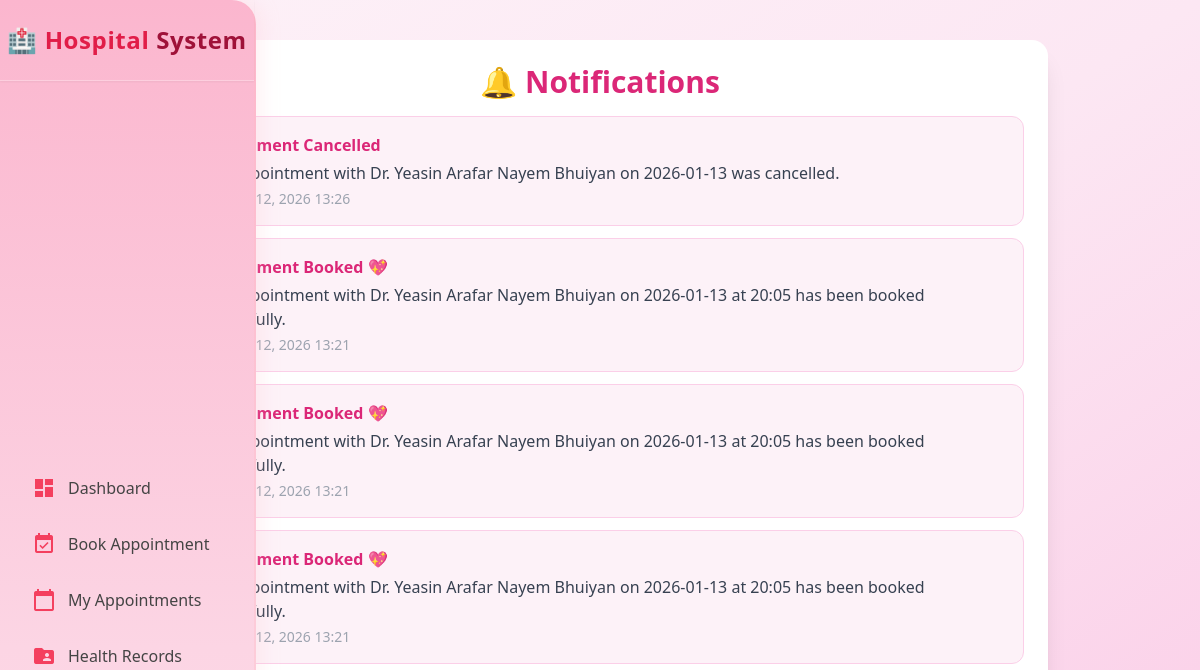
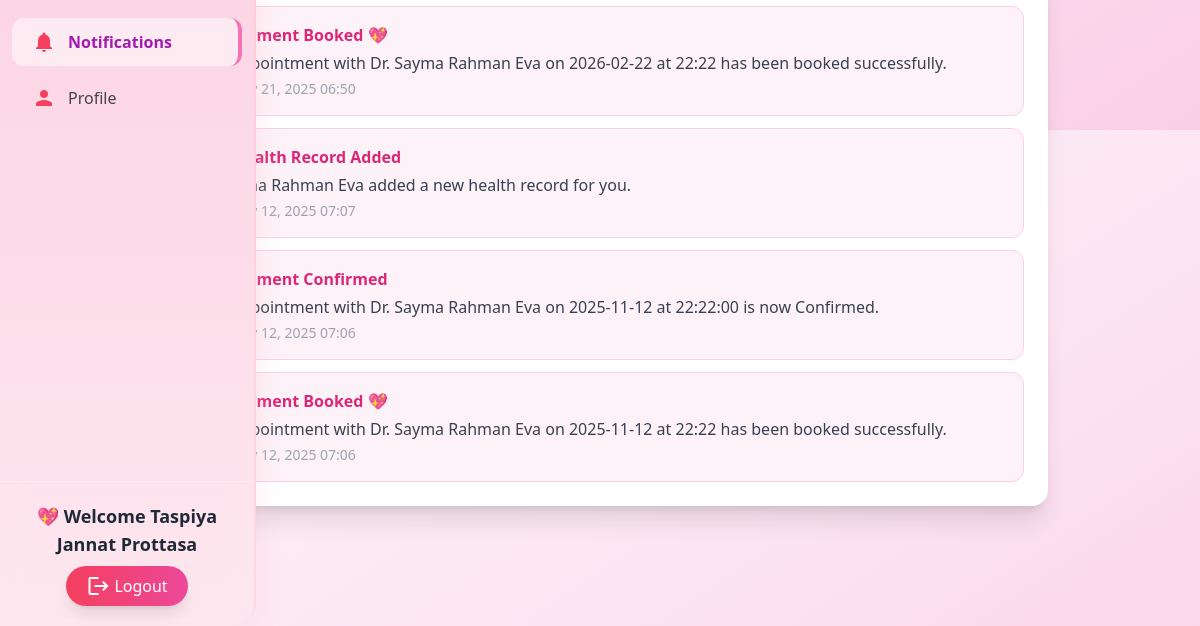
/patients/notifications/ (signed in), run on an earlier commit of the app's database (2 pictures, top to bottom).
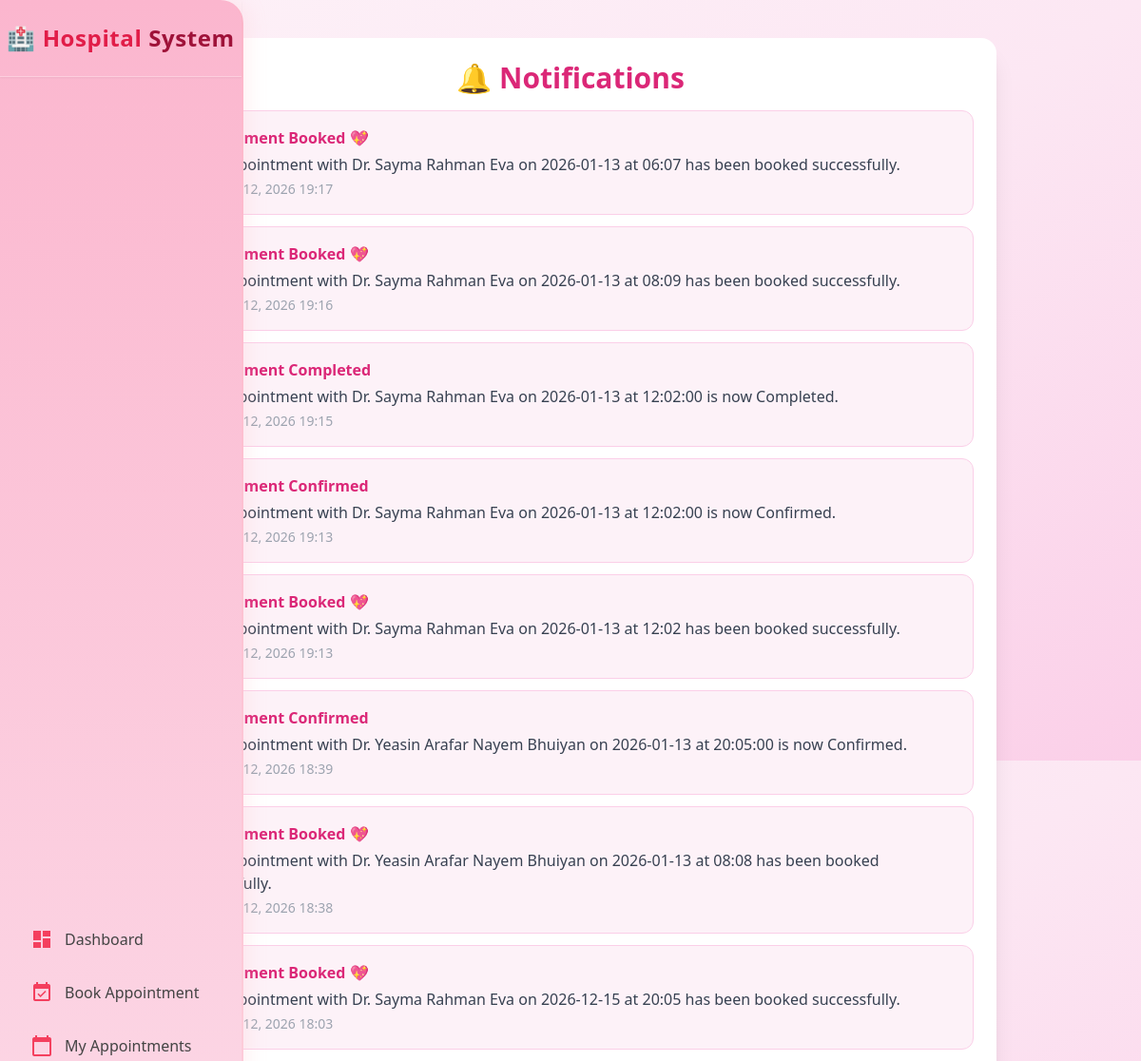
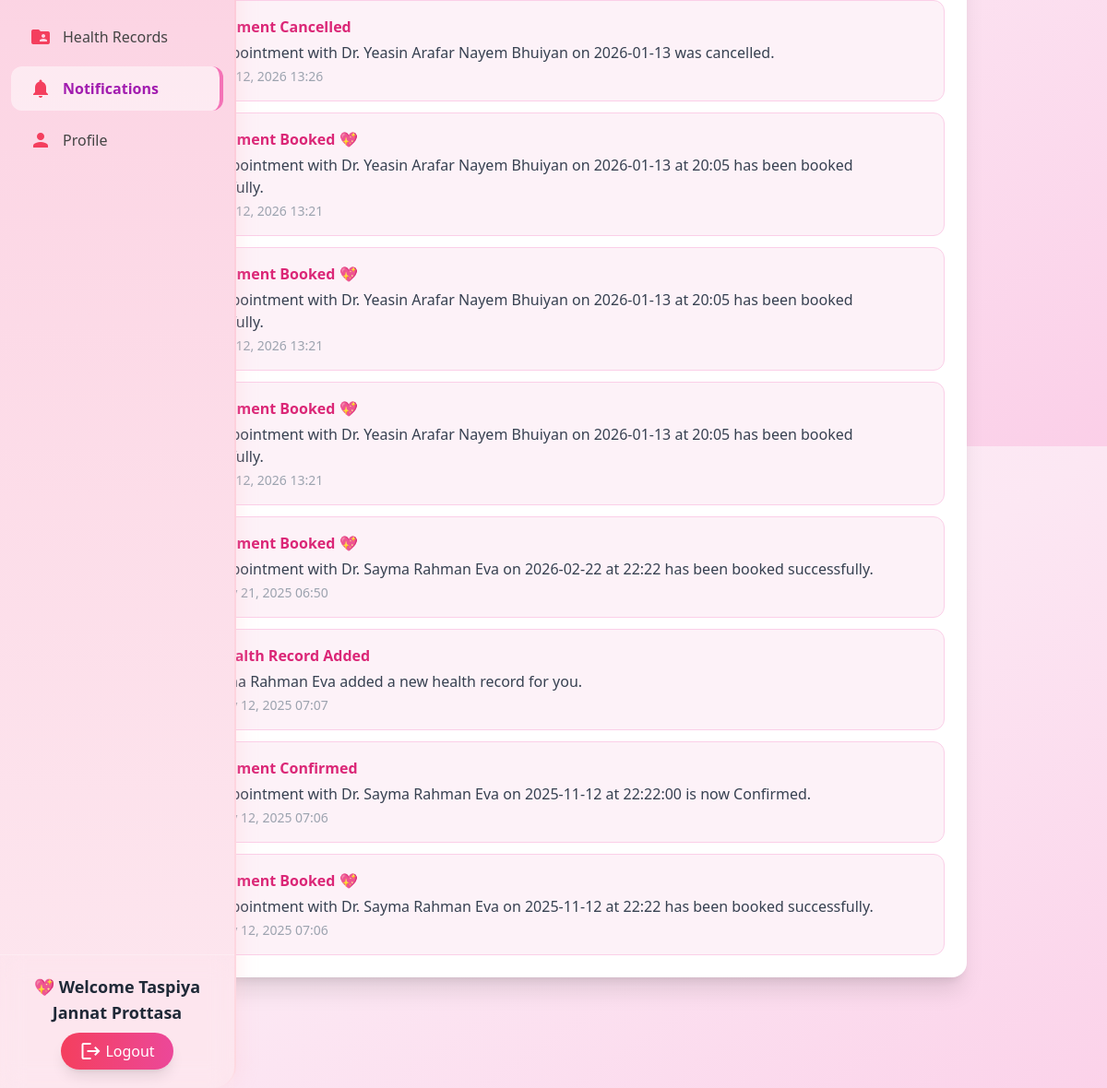
And on a later commit of the database (2 pictures, top to bottom).
### accounts/models.py (models this page shows, shortened)
class UserProfile(models.Model):
    USER_TYPE_CHOICES = (('patient', 'Patient'), ('doctor', 'Doctor'))
    username = models.CharField(max_length=150, unique=True)
    current_role = models.CharField(max_length=20, choices=[("doctor","Doctor"),("patient","Patient")], default="patient")
    email = models.EmailField(unique=True)
    name = models.CharField(max_length=255)
    password = models.CharField(max_length=256)
    user_type = models.CharField(max_length=10, choices=USER_TYPE_CHOICES)
    phone = models.CharField(max_length=15, blank=True, null=True)
    age = models.IntegerField(blank=True, null=True)
    address = models.TextField(blank=True, null=True)
    specialization = models.CharField(max_length=100, blank=True, null=True)
    license = models.CharField(max_length=50, blank=True, null=True)
    gender = models.CharField(max_length=10, blank=True, null=True)
    blood_group = models.CharField(max_length=3, blank=True, null=True)
    bio = models.TextField(blank=True, null=True)
    profile_pic = models.ImageField(upload_to="profiles/", blank=True, null=True)
    created_at = models.DateTimeField(auto_now_add=True)
    visit_fee = models.CharField(max_length=50, blank=True, null=True)
    objects = UserManager()

### patients/models.py (models this page shows, shortened)
class Notification(models.Model):
    patient = models.ForeignKey(UserProfile, on_delete=models.CASCADE, related_name='notifications')
    title = models.CharField(max_length=255)
    message = models.TextField()
    created_at = models.DateTimeField(auto_now_add=True)
    is_read = models.BooleanField(default=False)

### patients/views.py (the view)
    def wrapper(request, *args, **kwargs):
        user = get_session_user(request)
        if not user:
            messages.warning(request, "Please login first.")
            return redirect("LogInSignUppage")
        return func(request, *args, **kwargs)

### doctors/context_processors.py (called while the page is built)
def doctor_context(request):
    user_id = request.session.get("user_id")
    if not user_id:
        return {}
    try:
        doctor = UserProfile.objects.get(id=user_id, user_type="doctor")
        return {"doctor": doctor}
    except UserProfile.DoesNotExist:
        return {}

### patients/context_processors.py (called while the page is built)
def patient_context(request):
    user_id = request.session.get("user_id")
    if not user_id:
        return {}
    try:
        patient = UserProfile.objects.get(id=user_id, user_type="patient")
        return {"patient": patient}
    except UserProfile.DoesNotExist:
        return {}

### patients/views.py (called while the page is built)
def get_session_user(request):
    user_id = request.session.get("user_id")
    if not user_id:
        return None
    try:
        user = UserProfile.objects.get(id=user_id)
        mode = request.session.get("mode")
        if mode == "patient":
            user.user_type = "patient"
        return user
    except UserProfile.DoesNotExist:
        return None

def login_required_view(func):
    def wrapper(request, *args, **kwargs):
        user = get_session_user(request)
        if not user:
            messages.warning(request, "Please login first.")
            return redirect("LogInSignUppage")
        return func(request, *args, **kwargs)
    return wrapper

@login_required_view
def notifications(request):
    patient = get_session_user(request)
    if not patient:
        messages.warning(request, "Please login first.")
        return redirect("LogInSignUppage")
    notifications = Notification.objects.filter(patient=patient).order_by('-created_at')
    return render(request, 'notifications.html', {"patient": patient, "notifications": notifications})

### patients/templates/notifications.html (shortened to what this page needs)
{% load static %}
<!DOCTYPE html>
<html lang="en">
<head>
  <script src="https://cdn.tailwindcss.com"></script>
</head>
<body class="bg-gradient-to-br from-pink-50 via-pink-100 to-pink-200 min-h-screen font-sans">
  {% include "patient_sidebar.html" %}
  <div class="max-w-4xl mx-auto mt-10 p-6 bg-white rounded-2xl shadow-xl space-y-4">
    <h1 class="text-3xl font-bold text-pink-600 text-center">🔔 Notifications</h1>
    {% if notifications %}
      <ul class="space-y-3">
        {% for note in notifications %}
          <li class="p-4 border border-pink-200 rounded-xl bg-pink-50">
            <h2 class="font-semibold text-pink-600">{{ note.title }}</h2>
            <p class="text-gray-700 mt-1">{{ note.message }}</p>
            <p class="text-gray-400 text-sm mt-1">Date: {{ note.created_at|date:"M d, Y H:i" }}</p>
          </li>
        {% endfor %}
      </ul>
    {% else %}
      <p class="text-gray-500 text-center mt-6">No notifications yet 💖</p>
    {% endif %}
  </div>
</body>
</html>

### patients/templates/patient_sidebar.html (shortened to what this page needs)
{% load static %}
<!DOCTYPE html>
<html lang="en">
<head>
  <script src="https://cdn.tailwindcss.com"></script>
  <link href="https://cdnjs.cloudflare.com/ajax/libs/font-awesome/6.5.0/css/all.min.css" rel="stylesheet">
</head>
<body class="min-h-screen">
  <aside id="sidebar"
         class="sidebar fixed top-0 left-0 h-full w-64 text-gray-700 flex flex-col justify-between shadow-2xl rounded-r-3xl transform -translate-x-full lg:translate-x-0 transition-all duration-300 z-40">
    <div class="hidden lg:block text-center font-bold text-2xl py-6 border-b border-white/30 shadow-sm tracking-wide">
      🏥 <span class="text-rose-600">Hospital</span><span class="text-rose-800"> System</span>
    </div>
    <ul class="mt-20 lg:mt-6 space-y-2 px-3 overflow-y-auto">
      <li>
        <a href="{% url 'patient_dashboard' %}"
           class="flex items-center px-5 py-3 rounded-xl nav-item {% if request.resolver_match.url_name == 'patient_dashboard' %}active-link{% endif %}">
          <i class="material-icons mr-3 text-rose-500">dashboard</i> Dashboard
        </a>
      </li>
      <li>
        <a href="{% url 'book_appointment' %}"
           class="flex items-center px-5 py-3 rounded-xl nav-item {% if request.resolver_match.url_name == 'book_appointment' %}active-link{% endif %}">
          <i class="material-icons mr-3 text-rose-500">event_available</i> Book Appointment
        </a>
      </li>
      <li>
        <a href="{% url 'my_appointments' %}"
           class="flex items-center px-5 py-3 rounded-xl nav-item {% if request.resolver_match.url_name == 'my_appointments' %}active-link{% endif %}">
          <i class="material-icons mr-3 text-rose-500">calendar_today</i> My Appointments
        </a>
      </li>
      <li>
        <a href="{% url 'health_records' %}"
           class="flex items-center px-5 py-3 rounded-xl nav-item {% if request.resolver_match.url_name == 'health_records' %}active-link{% endif %}">
          <i class="material-icons mr-3 text-rose-500">folder_shared</i> Health Records
        </a>
      </li>
      <li>
        <a href="{% url 'notifications' %}"
           class="flex items-center px-5 py-3 rounded-xl nav-item {% if request.resolver_match.url_name == 'notifications' %}active-link{% endif %}">
          <i class="material-icons mr-3 text-rose-500">notifications</i> Notifications
        </a>
      </li>
      <li>
        <a href="{% url 'patient_profile' %}"
           class="flex items-center px-5 py-3 rounded-xl nav-item {% if request.resolver_match.url_name == 'patient_profile' %}active-link{% endif %}">
          <i class="material-icons mr-3 text-rose-500">person</i> Profile
        </a>
      </li>
    </ul>
    <div class="p-5 text-center border-t border-white/30 backdrop-blur-md">
      <p class="text-lg font-semibold mb-2 text-gray-800">💖 Welcome {{ patient.name }}</p>
      <a href="{% url 'logout' %}"
         class="inline-flex items-center justify-center gap-1 bg-gradient-to-r from-rose-500 to-pink-500 hover:from-rose-600 hover:to-pink-600 text-white px-5 py-2 rounded-full shadow-lg transition-all duration-300 hover:scale-105">
        <i class="material-icons text-sm">logout</i> Logout
      </a>
    </div>
  </aside>
</body>
</html>

### patients/templates/patient_sidebar.html (style rules this page uses)
body { font-family: 'Poppins', sans-serif; background: linear-gradient(to bottom right, #fff0f5, #fef6f9, #fdf4ff); }
.sidebar { background: linear-gradient(180deg, #fbb6ce 0%, #fcd5e4 50%, #fde7ef 100%); box-shadow: 4px 0 20px rgba(255, 192, 203, 0.25); border-right: 2px solid rgba(255, 182, 193, 0.3); transition: all 0.3s ease-in-out; }
.nav-item { transition: all 0.25s ease-in-out; color: #444; }
.active-link { background: rgba(255, 255, 255, 0.5); border-right: 4px solid #f472b6; color: #a21caf !important; font-weight: 600; }

What changed in the data, as far as the page shows it:
added Notification: title "Appointment Booked 💖", message "Your appointment with Dr. Sayma Rahman Eva on 2026-01-13 at 06:07 has been booked successfully.", created_at "Jan 12, 2026 19:17"
added Notification: title "Appointment Booked 💖", message "Your appointment with Dr. Sayma Rahman Eva on 2026-01-13 at 08:09 has been booked successfully.", created_at "Jan 12, 2026 19:16"
added Notification: title "Appointment Completed", message "Your appointment with Dr. Sayma Rahman Eva on 2026-01-13 at 12:02:00 is now Completed.", created_at "Jan 12, 2026 19:15"
added Notification: title "Appointment Confirmed", message "Your appointment with Dr. Sayma Rahman Eva on 2026-01-13 at 12:02:00 is now Confirmed.", created_at "Jan 12, 2026 19:13"
added Notification: title "Appointment Booked 💖", message "Your appointment with Dr. Sayma Rahman Eva on 2026-01-13 at 12:02 has been booked successfully.", created_at "Jan 12, 2026 19:13"
added Notification: title "Appointment Confirmed", message "Your appointment with Dr. Yeasin Arafar Nayem Bhuiyan on 2026-01-13 at 20:05:00 is now Confirmed.", created_at "Jan 12, 2026 18:39"
added Notification: title "Appointment Booked 💖", message "Your appointment with Dr. Yeasin Arafar Nayem Bhuiyan on 2026-01-13 at 08:08 has been booked successfully.", created_at "Jan 12, 2026 18:38"
added Notification: title "Appointment Booked 💖", message "Your appointment with Dr. Sayma Rahman Eva on 2026-12-15 at 20:05 has been booked successfully.", created_at "Jan 12, 2026 18:03"
